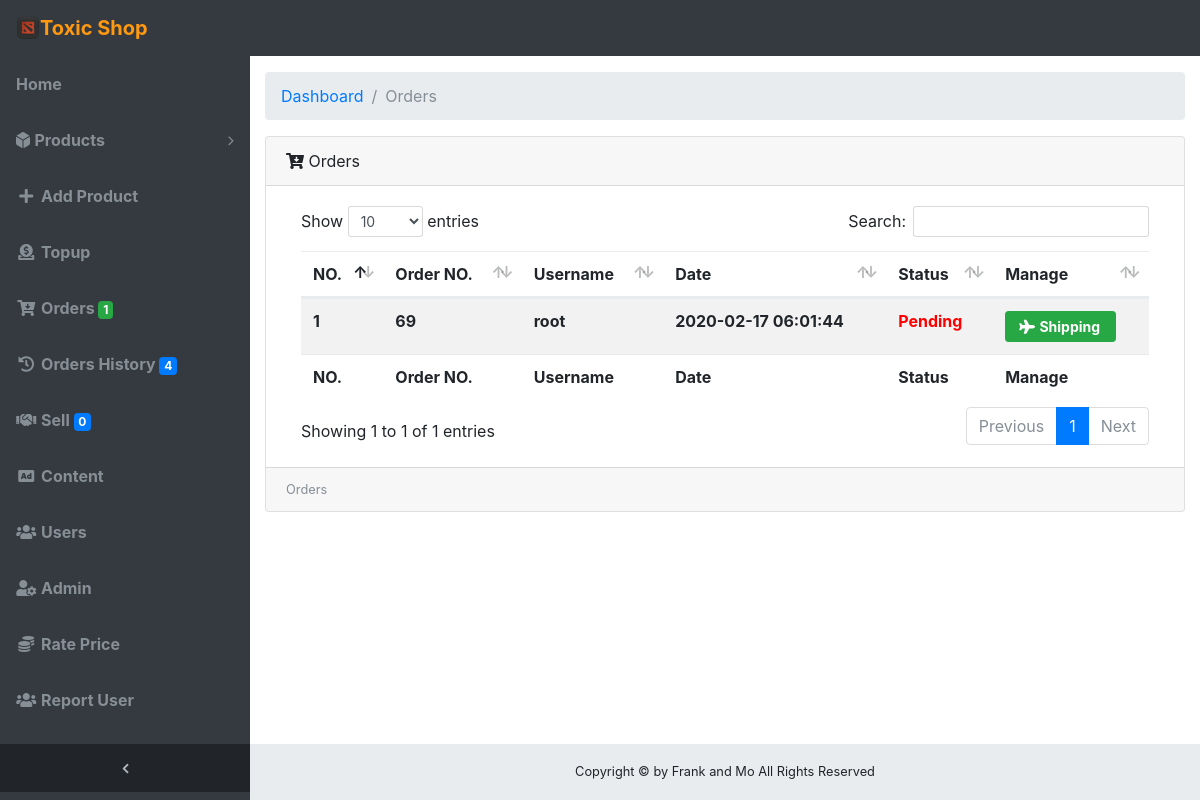
Page /dashboard/orders.php (signed in) on the earlier database version.
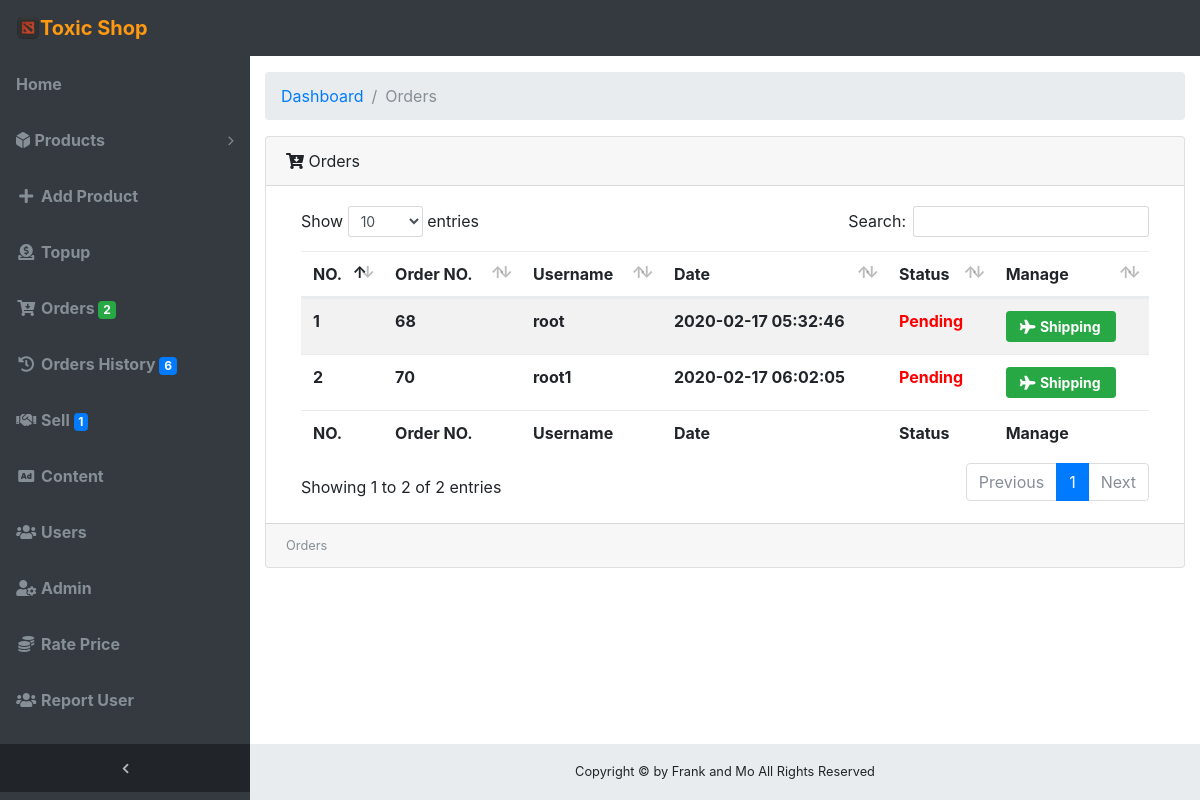
Same page on the later database version.
### tables this page shows
CREATE TABLE `orders_run` (
  `ordersid_run` int(10) NOT NULL,
  `u_id` int(10) NOT NULL,
  `ordersdate_run` datetime NOT NULL,
  `status` varchar(1) NOT NULL
);

CREATE TABLE `users` (
  `u_id` int(10) NOT NULL,
  `username` varchar(100) NOT NULL,
  `password` varchar(100) NOT NULL,
  `name` varchar(255) NOT NULL,
  `email` varchar(255) NOT NULL,
  `link` text NOT NULL,
  `status` varchar(1) NOT NULL DEFAULT '0',
  `date` datetime NOT NULL,
  `point` varchar(255) NOT NULL DEFAULT '0'
);

CREATE TABLE `status_orders` (
  `status_ordersid` int(11) NOT NULL,
  `status_ordersname` varchar(100) NOT NULL
);

### dashboard/orders.php (the view, shortened to what the changed rows need)
<?php
  require_once '../config/check.php';
  require_once '../config/connectdb.php';
?>
<!DOCTYPE html>
<html lang="en">
  <head>
    <link href="vendor/bootstrap/css/bootstrap.min.css" rel="stylesheet">
    <link rel="stylesheet" href="https://use.fontawesome.com/releases/v5.7.2/css/all.css">
    <link href="vendor/datatables/dataTables.bootstrap4.css" rel="stylesheet">
    <link href="css/sb-admin.css" rel="stylesheet">
  </head>
  <body class="fixed-nav sticky-footer bg-dark" id="page-top">
  <?php require_once 'navbar.php'; ?>
      </div>
    </nav>
    <div class="content-wrapper">
      <div class="container-fluid">
        <div class="card mb-3">
          <div class="card-body">
            <div class="table-responsive">
              <table class="table table-striped" width="100%" id="dataTable" cellspacing="0">
                <thead>
                  <tr>
                                    <th>NO.</th>
                                    <th>Order NO.</th>
                                    <th>Username</th>
                                    <th>Date</th>
                                    <th>Status</th>
                                    <th>Manage</th>
                  </tr>
                </thead>
                <tfoot>
                  <tr>
                                    <th >NO.</th>
                                    <th >Order NO.</th>
                                    <th>Username</th>
                                    <th>Date</th>
                                    <th>Status</th>
                                    <th>Manage</th>
                  </tr>
                </tfoot>
                <tbody>
                <?php
              $orders = "SELECT * FROM orders_run AS t1 INNER JOIN users AS t2 ON (t1.u_id = t2.u_id) INNER JOIN status_orders AS t3 ON (t1.status = t3.status_ordersid) WHERE t1.status= 1 ORDER BY ordersid_run ASC";
              $result1 = mysqli_query($conn, $orders);
              $num=1;
              while($dataorders = mysqli_fetch_array($result1))
              {
              ?>
                  <tr>
                    <td align="" ><b><?php echo $num; ?></b></td>
                    <td align="" ><b><?php echo $dataorders['ordersid_run'];?></b></td>
                    <td align="" ><b><?php echo $dataorders['username'];?></b></td>
                    <td><b><?php echo($dataorders["ordersdate_run"]); ?></b></td>
                    <td><font color="#FF0000"><b><?php echo $dataorders["status_ordersname"]; ?></b></td>
                    <td>
                      <a class="btn btn-success btn-sm" href="orders_details.php?id=<?php echo $dataorders['ordersid_run']; ?>" >&nbsp;<i class="fas fa-plane fa-fw"></i><b> Shipping &nbsp;</b></a>
                    </td>
                  </tr>
                  <?php
                     $num++;}
                  ?>
                </tbody>
              </table>
            </div>
          </div>
        </div>
      </div>
      </div>
  </body>
</html>

### dashboard/navbar.php (shortened to what the changed rows need)
<?php
require_once '../config/connectdb.php';
$sqlcount="select count(*) as total from orders_run where status=1";
$resultcount=mysqli_query($conn,$sqlcount);
$datacount=mysqli_fetch_assoc($resultcount);
$sqlcount1="select count(*) as total1 from orders_run where status=2 OR status=3";
$resultcount1=mysqli_query($conn,$sqlcount1);
$datacount1=mysqli_fetch_assoc($resultcount1);
$sqlcount2="select count(*) as total2 from sell where sell_id";
$resultcount2=mysqli_query($conn,$sqlcount2);
$datacount2=mysqli_fetch_assoc($resultcount2);
?>
<link rel="stylesheet" href="https://use.fontawesome.com/releases/v5.7.2/css/all.css">
<link href="vendor/font-awesome/css/font-awesome.min.css" rel="stylesheet" type="text/css">
    <nav class="navbar navbar-expand-lg navbar-dark bg-dark fixed-top" id="mainNav">
      <div class="collapse navbar-collapse" id="navbarResponsive">
        <ul class="navbar-nav navbar-sidenav" id="exampleAccordion">
          <li class="nav-item" data-toggle="tooltip" data-placement="right" title="Orders">
            <a class="nav-link" href="orders.php">
              <span class="nav-link-text">
              <b>  Orders <span class="badge badge-success right"><font color="#fff"><?php echo $datacount['total'];?></font></span></b>
              </span>
            </a>
          </li>
          <li class="nav-item" data-toggle="tooltip" data-placement="right" title="Orders History ">
            <a class="nav-link" href="order_history.php">
              <span class="nav-link-text">
              <b>  Orders History  <span class="badge badge-primary right"><font color="#fff"><?php echo $datacount1['total1'];?></font></span></b>
              </span>
            </a>
          </li>
          <li class="nav-item" data-toggle="tooltip" data-placement="right" title="Sell">
            <a class="nav-link" href="sell_order.php">
              <span class="nav-link-text">
              <b>  Sell  <span class="badge badge-primary right"><font color="#fff"><?php echo $datacount2['total2'];?></font></span></b>
              </span>
            </a>
          </li>
        </ul>

Differences in the rows shown:
no longer on this page (row edited): orders_run: ordersid_run "69", u.username "root", ordersdate_run "2020-02-17 06:01:44", status_orders.status_ordersname "Pending"
now on this page (row edited): orders_run: ordersid_run "68", u.username "root", ordersdate_run "2020-02-17 05:32:46", status_orders.status_ordersname "Pending"
now on this page (row edited): orders_run: ordersid_run "70", u.username "root1", ordersdate_run "2020-02-17 06:02:05", status_orders.status_ordersname "Pending"
Other differences:
$datacount['total']: "1" → "2"
$datacount1['total1']: "4" → "6"
$datacount2['total2']: "0" → "1"
text written by a page script: "Show entries Search: Showing 1 to 1 of 1 entries Previous 1 Next" → "Show entries Search: Showing 1 to 2 of 2 entries Previous 1 Next"
